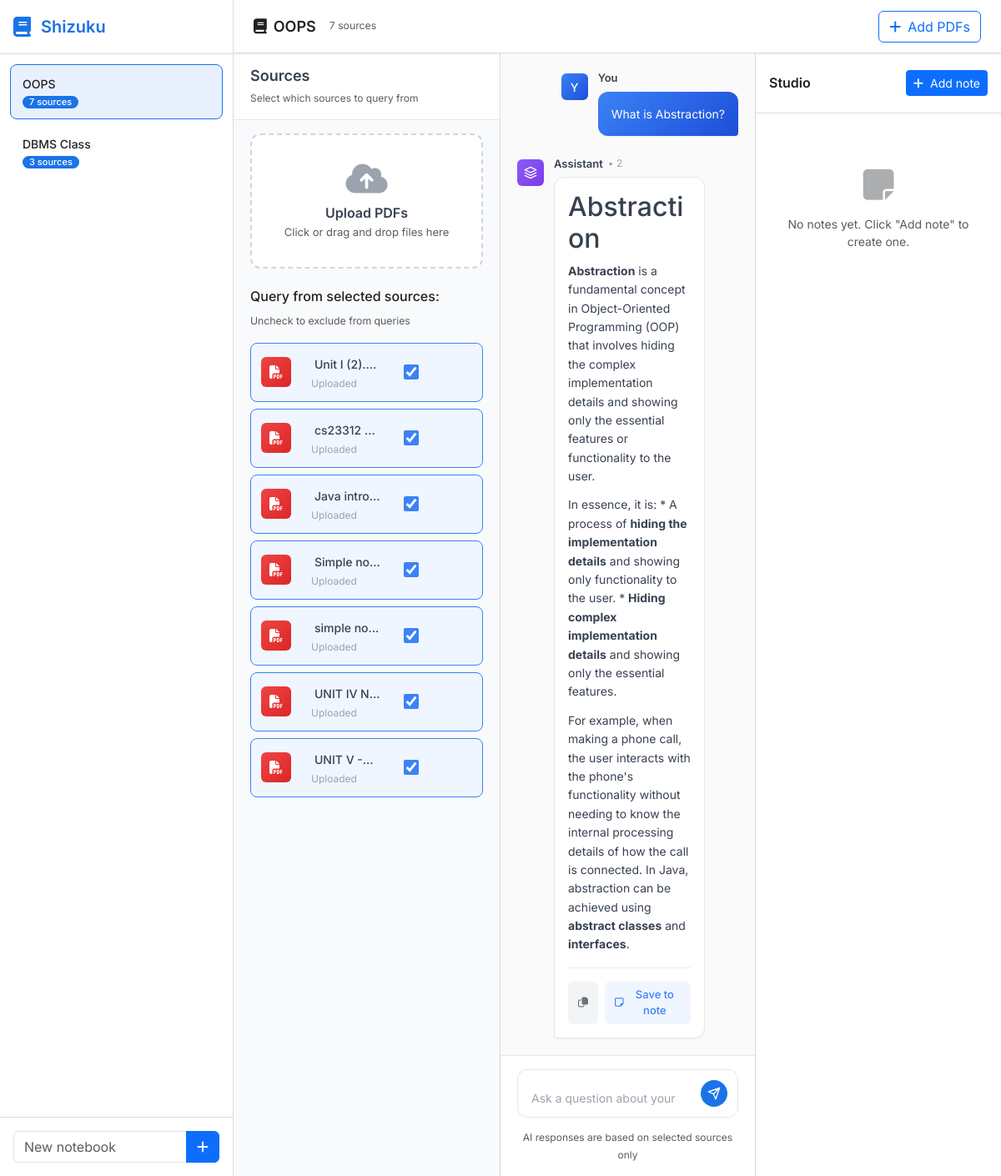
/notebook/2, run on the app's committed database.
### tables this page shows
CREATE TABLE notebooks (
                id INTEGER PRIMARY KEY AUTOINCREMENT,
                subject TEXT NOT NULL
            , created_at TIMESTAMP);

CREATE TABLE materials (
                id INTEGER PRIMARY KEY AUTOINCREMENT,
                notebook_id INTEGER,
                pdf_path TEXT, file_name TEXT, uploaded_at TIMESTAMP,
                FOREIGN KEY (notebook_id) REFERENCES notebooks (id) ON DELETE CASCADE
            );

CREATE TABLE chats (
                id INTEGER PRIMARY KEY AUTOINCREMENT,
                notebook_id INTEGER,
                message TEXT,
                is_user BOOLEAN, created_at TIMESTAMP,
                FOREIGN KEY (notebook_id) REFERENCES notebooks (id) ON DELETE CASCADE
            );

### app.py (the view, shortened to what this page needs)
@app.route('/notebook/<int:nb_id>', methods=['GET', 'POST'])
def notebook(nb_id):
    with sqlite3.connect(DB_NAME) as conn:
        conn.row_factory = sqlite3.Row
        c = conn.cursor()
        c.execute('SELECT subject FROM notebooks WHERE id = ?', (nb_id,))
        nb = c.fetchone()
        if not nb:
            flash('Notebook not found', 'error')
            return redirect(url_for('index'))
        try:
            c.execute(
                'SELECT id, pdf_path, file_name FROM materials WHERE notebook_id = ? ORDER BY uploaded_at DESC', (nb_id,))
            materials = c.fetchall()
        except sqlite3.OperationalError:
            c.execute(
                'SELECT id, pdf_path FROM materials WHERE notebook_id = ? ORDER BY id DESC', (nb_id,))
            rows = c.fetchall()
            materials = []
            for row in rows:
                mat_id, pdf_path = row
                c.execute("PRAGMA table_info(materials)")
                columns = [col[1] for col in c.fetchall()]
                if 'file_name' in columns:
                    c.execute(
                        'SELECT file_name FROM materials WHERE id = ?', (mat_id,))
                    file_name_result = c.fetchone()
                    file_name = file_name_result[0] if file_name_result else pdf_path
                else:
                    file_name = pdf_path
                materials.append(
                    {'id': mat_id, 'pdf_path': pdf_path, 'file_name': file_name})
        c.execute(
            'SELECT message, is_user, created_at FROM chats WHERE notebook_id = ? ORDER BY created_at', (nb_id,))
        chat_history = []
        for row in c.fetchall():
            if row['is_user']:
                chat_history.append((row['message'], True))
            else:
                formatted_message = format_ai_response(row['message'])
                chat_history.append((formatted_message, False))
        c.execute(
            'SELECT id, title, created_at FROM notes WHERE notebook_id = ? ORDER BY created_at DESC', (nb_id,))
        notes = c.fetchall()
        selected_sources_param = request.form.get(
            'selected_sources') or request.args.get('selected_sources')
        selected_ids = parse_selected_sources(selected_sources_param)
        if not selected_ids and materials:
            selected_ids = [m['id'] for m in materials]
        c.execute('SELECT id, subject FROM notebooks ORDER BY id DESC')
        all_nbs = c.fetchall()
        notebooks_with_counts = []
        for n in all_nbs:
            c.execute(
                'SELECT COUNT(*) FROM materials WHERE notebook_id = ?', (n['id'],))
            cnt = c.fetchone()[0]
            d = dict(n)
            d['material_count'] = cnt
            notebooks_with_counts.append(d)
    return render_template('notebook.html',
                           nb_id=nb_id,
                           subject=nb['subject'],
                           materials=materials,
                           chat_history=chat_history,
                           notebooks=notebooks_with_counts,
                           selected_sources=selected_ids,
                           notes=notes)

### templates/notebook.html (shortened to what this page needs)
{% extends 'base.html' %}
{% block sidebar %}
<div class="sidebar">
    <div class="sidebar-header">
        <i class="fas fa-book" style="font-size: 24px; color: var(--primary);"></i>
        <h1>Shizuku</h1>
    </div>
    <div class="notebooks-list">
        {% for nb in notebooks %}
        <div class="notebook-item {% if nb['id'] == nb_id %}active{% endif %}"
            oncontextmenu="handleNotebookContextMenu(event, {{ nb['id'] }}, '{{ nb['subject']|e }}')"
            onclick="location.href='{{ url_for('notebook', nb_id=nb['id']) }}'">
            <div class="title">{{ nb['subject'] }}</div>
            <div class="meta">
                <span class="badge">{{ nb['material_count'] }} source{{ 's' if nb['material_count'] != 1 else ''
                    }}</span>
            </div>
        </div>
        {% endfor %}
    </div>
    <div class="sidebar-footer">
        <form method="POST" action="{{ url_for('create_notebook') }}">
            <div class="input-group">
                <input type="text" name="subject" class="form-control" placeholder="New notebook" required>
                <button class="btn btn-primary" type="submit"><i class="fas fa-plus"></i></button>
            </div>
        </form>
    </div>
</div>
{% endblock %}
{% block navbar %}
<div class="navbar">
    <div class="d-flex align-items-center">
        <div class="navbar-title"><i class="fas fa-book me-2"></i>{{ subject }}</div>
        <small class="text-muted ms-3">{{ materials|length }} source{{ 's' if materials|length != 1 else '' }}</small>
    </div>
    <div class="navbar-actions">
        <button class="btn btn-outline-primary" onclick="document.getElementById('pdfUpload').click()">
            <i class="fas fa-plus me-2"></i>Add PDFs
        </button>
    </div>
</div>
{% endblock %}
{% block sources_panel %}
<div class="sources-panel">
    <div class="sources-header">
        <h3>Sources</h3>
        <small class="text-muted">Select which sources to query from</small>
    </div>
    <div class="sources-content">
        <div class="upload-area" onclick="document.getElementById('pdfUpload').click()">
            <i class="fas fa-cloud-upload-alt"></i>
            <h6>Upload PDFs</h6>
            <p class="text-muted">Click or drag and drop files here</p>
        </div>
        {% if materials %}
        <div class="mb-3">
            <h6 class="mb-2">Query from selected sources:</h6>
            <small class="text-muted">Uncheck to exclude from queries</small>
        </div>
        {% for mat in materials %}
        <div class="source-item {% if mat['id'] in selected_sources %}selected{% endif %}"
            onclick="toggleSource({{ mat['id'] }})">
            <div class="icon">
                <i class="fas fa-file-pdf"></i>
            </div>
            <div class="info">
                <div class="filename" title="{{ mat['file_name'] or mat['pdf_path'] }}"
                    ondblclick="startRenameSource({{ mat['id'] }}, '{{ (mat['file_name'] or mat['pdf_path'])|e }}')">
                    {{ mat['file_name'] or mat['pdf_path'] }}
                </div>
                <div class="path">Uploaded</div>
            </div>
            <div class="source-actions">
                <input type="checkbox" class="checkbox" name="selected_sources" value="{{ mat['id'] }}" {% if mat['id']
                    in selected_sources %}checked{% endif %} onclick="event.stopPropagation()">
            </div>
        </div>
        {% endfor %}
        {% else %}
        <div class="empty-state">
            <i class="fas fa-folder-open"></i>
            <h4>No sources yet</h4>
            <p class="text-muted">Upload PDFs to start asking questions</p>
        </div>
        {% endif %}
    </div>
</div>
{% endblock %}
{% block chat_area %}
<div class="chat-area">
    <div class="chat-history" id="chatHistory">
        {% if chat_history %}
        {% for msg, is_user in chat_history %}
        <div class="message-row {% if is_user %}user-message-row{% else %}ai-message-row{% endif %}">
            <div class="message-wrapper">
                {% if not is_user %}
                <div class="message-avatar">
                    <div class="avatar ai-avatar">
                    </div>
                </div>
                {% endif %}
                <div class="message-content-wrapper">
                    <div class="message-sender">
                        <span class="sender-name">{{ 'You' if is_user else 'Assistant' }}</span>
                        {% if not is_user %}
                        <span class="message-time">• {{ loop.index }}</span>
                        {% endif %}
                    </div>
                    <div class="message-bubble {% if is_user %}user-bubble{% else %}ai-bubble{% endif %}">
                        {% if is_user %}
                        <div class="user-message-text">{{ msg }}</div>
                        {% else %}
                        <div class="ai-message-content">{{ msg | safe }}</div>
                        {% endif %}
                        {% if not is_user %}
                        <div class="message-actions">
                            <button class="action-btn copy-btn" title="Copy" onclick="copyMessage(this)">
                                <i class="far fa-copy"></i>
                            </button>
                            <button class="action-btn save-btn" title="Save to note" onclick="saveToNote(this)">
                                <i class="far fa-sticky-note"></i>
                                <span>Save to note</span>
                            </button>
                        </div>
                        {% endif %}
                    </div>
                </div>
                {% if is_user %}
                <div class="message-avatar">
                    <div class="avatar user-avatar">
                        <span>Y</span>
                    </div>
                </div>
                {% endif %}
            </div>
        </div>
        {% endfor %}
        {% endif %}
    </div>
    <div class="chat-input-container">
        <form method="POST" id="chatForm">
            <div class="chat-input-wrapper">
                <textarea name="message" placeholder="Ask a question about your sources..." required id="messageInput"
                    autocomplete="off" rows="1"></textarea>
                <div class="chat-input-actions">
                    <button type="submit" id="sendBtn" class="send-button">
                        <svg width="20" height="20" viewBox="0 0 24 24" fill="none" xmlns="http://www.w3.org/2000/svg">
                            <path d="M22 2L11 13M22 2L15 22L11 13M22 2L2 9L11 13" stroke="currentColor" stroke-width="2"
                                stroke-linecap="round" stroke-linejoin="round" />
                        </svg>
                    </button>
                </div>
            </div>
            <div class="chat-footer">
                <small class="text-muted">AI responses are based on selected sources only</small>
            </div>
        </form>
    </div>
</div>
{% endblock %}
{% block studio_panel %}
<div class="studio-panel">
    <div class="studio-header d-flex justify-content-between align-items-center px-3">
        <h3 class="m-0">Studio</h3>
        <button class="btn btn-primary btn-sm" onclick="newNote()">
            <i class="fas fa-plus me-1"></i> Add note
        </button>
    </div>
    <div class="studio-content" id="studioContent">
        <div id="notesList" style="display: block;">
        </div>
    </div>
</div>
<link href="https://cdn.jsdelivr.net/npm/quill@2.0.2/dist/quill.snow.css" rel="stylesheet">
{% endblock %}

### data on the page
notebooks: subject "OOPS", material_count "7", material_count "s"
notebooks: subject "DBMS Class", material_count "3", material_count "s"
materials: file_name "Unit I (2).…", selected_sources "☑"
materials: file_name "cs23312…", selected_sources "☑"
materials: file_name "Java intro…", selected_sources "☑"
materials: file_name "Simple no…", selected_sources "☑"
materials: file_name "simple no…", selected_sources "☑"
materials: file_name "UNIT IV N…", selected_sources "☑"
materials: file_name "UNIT V -…", selected_sources "☑"
chats: value "You", message "What is Abstraction?"

### other printed values
{{ materials|length }} "7"
{{ 's' if materials|length != 1 else '' }} "s"
{{ 'You' if is_user else 'Assistant' }} "Assistant"
